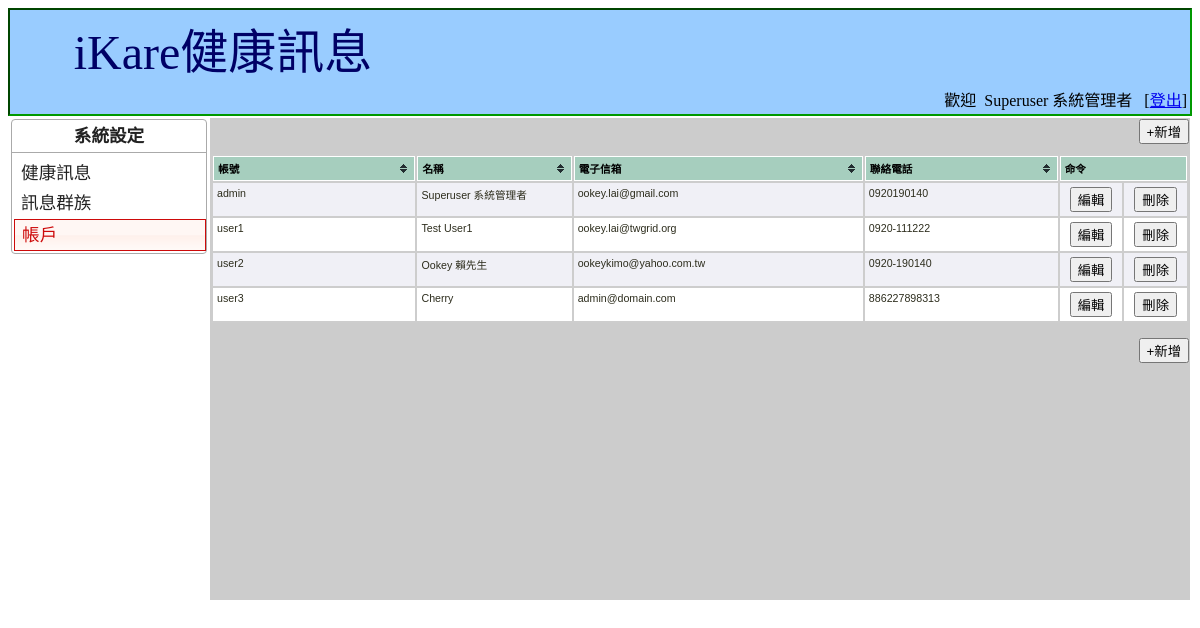
Before: /messager/index.php?page=accountList (signed in) with the older database file.
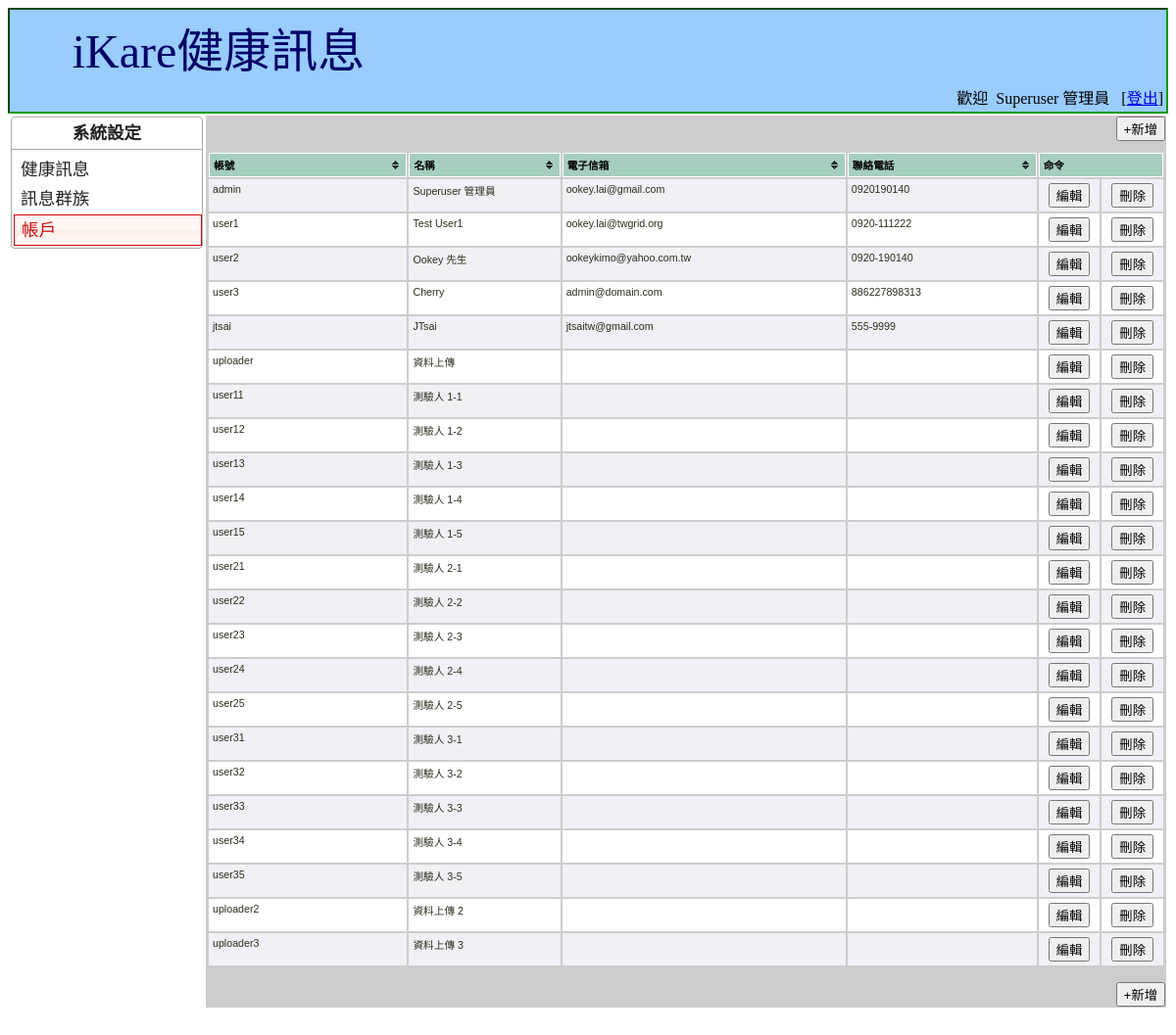
After: the same page with the newer database file.
### tables this page shows
CREATE TABLE IF NOT EXISTS `account` (
  `ID` int(11) NOT NULL AUTO_INCREMENT,
  `username` varchar(30) NOT NULL,
  `name` varchar(100) NOT NULL,
  `gender` char(1) NOT NULL DEFAULT 'M',
  `birthday` date NOT NULL,
  `email` varchar(200) NOT NULL,
  `phone` varchar(40) NOT NULL,
  `timezone` varchar(30) NOT NULL,
  `authority` varchar(30) NOT NULL,
  `password` varchar(200) NOT NULL,
  `weight` varchar(20) NOT NULL,
  `glucose` varchar(20) NOT NULL,
  PRIMARY KEY (`ID`),
  KEY `username` (`username`)
);

### messager/lang/tw/lang.inc (called while the page is built, shortened)
<?php
$_PROJECT_NAME = "iKare健康訊息";
$_MESSAGES = "健康訊息";
$_GROUPS = "訊息群族";
$_USERNAME = "帳號";
$_LOGOUT = "登出";
$_WELCOME = "歡迎";
$_SYSTEM_SETTING = "系統設定";
$_ACCOUNT = "帳戶";
$_ADD = "新增";
$_EDIT = "編輯";
$_DELETE = "刪除";
$_DELETE_MSG = "你確定要刪除嗎?";
$_ACTION = "命令";
$_NAME = "名稱";
$_EMAIL = "電子信箱";
$_PHONE = "聯絡電話";
?>

### messager/include/auth.inc (called while the page is built, shortened)
<?php
$name = $_SESSION['name'];
?>

### messager/include/function.inc (called while the page is built, shortened)
<?php
if (!defined("FUNCTION")) {
function load_class($classname)
{
  $str = "\$".$classname." = new ".$classname.";";
  return $$classname;
}
}
?>

### messager/lib/Account.inc (called while the page is built, shortened)
<?php
if (!defined("ACCOUNT")) {
class Account {
	var $tbl = "account";
	function sql($where="", $orderby="") {
		$db = new ps_DB;
		$q = "SELECT * FROM $this->tbl ";
		$db->query($q);
		return $db;
	}
}
}
?>

### messager/lib/db_mysql.inc (called while the page is built, shortened)
<?php
if (!defined("PS_DB")) {
class ps_DB {
  var $lid = 0;
  var $qid = 0;
  var $record = array();
  function connect() {
    if ($this->lid == 0) {
      $this->lid = mysql_pconnect(DB_HOST,DB_USER,DB_PWD);
    }
    return $this->lid;
  }
  function query($q) {
    $this->qid = @mysql_query($q, $this->lid);
    return $this->qid;
  }
  function next_record() {
    $this->record = @mysql_fetch_array($this->qid);
    $stat = is_array($this->record);
    return $stat;
  }
  function f($field_name) {
    if (ADDSLASHES)
      return stripslashes($this->record[$field_name]);
    else
      return ($this->record[$field_name]);
  }
}
}
?>

### messager/accountList.php (the view, shortened to what this page needs)
<?php
$account = load_class("Account");
?>
        <div align="right">
               <form action="index.php" method="post" name="add" >
               <input type="submit" value="+<?=$_ADD;?>" />
               </form>
		</div>
        <table id="loglist" class="tablesorter" width="100%" border="0">
         <thead>
          <tr>
            <th width="21%" scope="col"><?=$_USERNAME;?></th>
            <th width="16%" scope="col"><?=$_NAME;?></th>
            <th width="30%" scope="col"><?=$_EMAIL;?></th>
            <th width="20%" scope="col"><?=$_PHONE;?></th>
            <th width="13%" scope="col" colspan="2"><?=$_ACTION;?></th>
          </tr>
         </thead>
    	 <tbody>
        <?php
		$db = $account->sql();
		$i = 0;
		while ($db->next_record()) {
			$i++;
			$ID = $db->f("ID");
		?>
          <tr class="<?=($i%2==0?'even':'odd'); ?>">
            <td><?=$db->f('username'); ?></td>
            <td><?=$db->f('name'); ?></td>
            <td><?=$db->f('email'); ?></td>
            <td><?=$db->f('phone'); ?></td>
            <td align="center">
               <form action="index.php" method="post" name="edit<?=$ID; ?>" >
               <input type="submit" value="<?=$_EDIT;?>" />
               </form>
            </td>
            <td align="center">
               <form action="index.php" method="post" name="delete<?=$ID; ?>" >
               <input type="submit" value="<?=$_DELETE;?>" onClick="return confirm('<?=$_DELETE_MSG;?>');" />
               </form>
            </td>
          </tr>
        <?php
		}
		?>
		 </tbody>
        </table>
        <div align="right">
               <form action="index.php" method="post" name="add" >
               <input type="submit" value="+<?=$_ADD;?>" />
               </form>
        </div>

### messager/index.php (shortened to what this page needs)
<?php
include "lib/db_mysql.inc";
include "include/function.inc";
include "include/auth.inc";
if ($_REQUEST['page']) {
	$page = $_REQUEST['page'].".php";
} else {
	$page = "messagesList.php";
}
?>
<!DOCTYPE html PUBLIC "-//W3C//DTD XHTML 1.0 Transitional//EN" "http://www.w3.org/TR/xhtml1/DTD/xhtml1-transitional.dtd">
<html xmlns="http://www.w3.org/1999/xhtml" xml:lang="zh_tw" lang="zh_tw">
<head>
<link href="myhealth.css" rel="stylesheet" type="text/css" />
<link rel="stylesheet" href="jquery/themes/blue/style.css" type="text/css" media="print, projection, screen" />
<link rel="stylesheet" href="jquery/jquery-ui.css" />
</head>
<body>
<div class="top_head" id="top_head">
<table width="100%" border="0" class="top_head">
  <tr>
    <td width="36%" height="40"><font size="+6" color="#000066"><?=$_PROJECT_NAME;?></font></td>
    <td width="17%">&nbsp;</td>
    <td width="47%">&nbsp;</td>
  </tr>
  <tr>
    <td height="20" colspan="3" align="right" valign="bottom"><?=$_WELCOME;?>&nbsp; <?=$name;?>&nbsp;&nbsp; [<a href="login.php?action=logout"><?=$_LOGOUT;?></a>]</td>
    </tr>
</table>
</div>
<table width="100%" border="0">
<tr>
        <td width="200" valign="top">
<div id='sysdiv' style="display:none">
  <ul id="menu1">
<center><B><?=$_SYSTEM_SETTING;?></B></center><hr>
    <li class="<?=($page=='messagesList.php'||$page=='messagesEdit.php'?'ui-state-error':''); ?>"><a href="?page=messagesList"><?=$_MESSAGES;?></a></li>
    <li class="<?=($page=='groupsList.php'||$page=='groupsEdit.php'?'ui-state-error':''); ?>"><a href="?page=groupsList"><?=$_GROUPS;?></a></li>
    <li class="<?=($page=='accountList.php'||$page=='accountEdit.php'?'ui-state-error':''); ?>"><a href="?page=accountList"><?=$_ACCOUNT;?></a></li>
  </ul>
</div>
</td>
<td width="87%" height="480" align="center" valign="top" bgcolor="#CCCCCC">
        <div id="main_content">
        <?php
		include($page);
		?>
        </div>
</td>
      </tr>
    </table>
<p>&nbsp;</p>
</body>
</html>

### messager/myhealth.css (style rules this page uses)
.top_head { background-color: #9CF; text-align: center; border: thin inset #090; }

### messager/index.php (style rules this page uses)
.ui-menu { width: 190px; }

Changed rows visible on the page:
changed account "admin": name "Superuser 系統管理者" → "Superuser 管理員"
changed account "user2": name "Ookey 賴先生" → "Ookey 先生"
added account: username "jtsai", name "JTsai", email "jtsaitw@gmail.com", phone "555-9999"
added account: username "uploader", name "資料上傳"
added account: username "user11", name "測驗人 1-1"
added account: username "user12", name "測驗人 1-2"
added account: username "user13", name "測驗人 1-3"
added account: username "user14", name "測驗人 1-4"
added account: username "user15", name "測驗人 1-5"
added account: username "user21", name "測驗人 2-1"
added account: username "user22", name "測驗人 2-2"
added account: username "user23", name "測驗人 2-3"
added account: username "user24", name "測驗人 2-4"
added account: username "user25", name "測驗人 2-5"
added account: username "user31", name "測驗人 3-1"
added account: username "user32", name "測驗人 3-2"
added account: username "user33", name "測驗人 3-3"
added account: username "user34", name "測驗人 3-4"
added account: username "user35", name "測驗人 3-5"
added account: username "uploader2", name "資料上傳 2"
added account: username "uploader3", name "資料上傳 3"
Other visible differences:
$name: "Superuser 系統管理者" → "Superuser 管理員"
